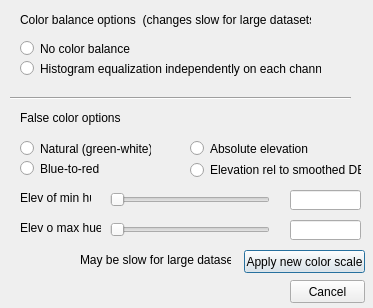
<?xml version="1.0" encoding="UTF-8"?>
<ui version="4.0">
 <class>dialogPcParms</class>
 <widget class="QDialog" name="dialogPcParms">
  <property name="geometry">
   <rect>
    <x>0</x>
    <y>0</y>
    <width>373</width>
    <height>308</height>
   </rect>
  </property>
  <property name="windowTitle">
   <string>dialogPcParms</string>
  </property>
  <widget class="QLabel" name="label">
   <property name="geometry">
    <rect>
     <x>20</x>
     <y>10</y>
     <width>291</width>
     <height>20</height>
    </rect>
   </property>
   <property name="text">
    <string>Color balance options  (changes slow for large datasets)</string>
   </property>
  </widget>
  <widget class="QRadioButton" name="balanceOffButton">
   <property name="geometry">
    <rect>
     <x>20</x>
     <y>40</y>
     <width>241</width>
     <height>17</height>
    </rect>
   </property>
   <property name="text">
    <string>No color balance</string>
   </property>
  </widget>
  <widget class="QRadioButton" name="balanceOnButton">
   <property name="geometry">
    <rect>
     <x>20</x>
     <y>60</y>
     <width>301</width>
     <height>17</height>
    </rect>
   </property>
   <property name="text">
    <string>Histogram equalization independently on each channel</string>
   </property>
  </widget>
  <widget class="Line" name="line">
   <property name="geometry">
    <rect>
     <x>10</x>
     <y>90</y>
     <width>341</width>
     <height>16</height>
    </rect>
   </property>
   <property name="orientation">
    <enum>Qt::Horizontal</enum>
   </property>
  </widget>
  <widget class="QLabel" name="label_2">
   <property name="geometry">
    <rect>
     <x>20</x>
     <y>110</y>
     <width>121</width>
     <height>16</height>
    </rect>
   </property>
   <property name="text">
    <string>False color options</string>
   </property>
  </widget>
  <widget class="QLabel" name="label_3">
   <property name="geometry">
    <rect>
     <x>80</x>
     <y>250</y>
     <width>151</width>
     <height>20</height>
    </rect>
   </property>
   <property name="text">
    <string>May be slow for large datasets</string>
   </property>
  </widget>
  <widget class="QRadioButton" name="falseNaturalButton">
   <property name="geometry">
    <rect>
     <x>20</x>
     <y>140</y>
     <width>131</width>
     <height>17</height>
    </rect>
   </property>
   <property name="text">
    <string>Natural (green-white)</string>
   </property>
  </widget>
  <widget class="QRadioButton" name="falseBlueButton">
   <property name="geometry">
    <rect>
     <x>20</x>
     <y>160</y>
     <width>131</width>
     <height>17</height>
    </rect>
   </property>
   <property name="text">
    <string>Blue-to-red</string>
   </property>
  </widget>
  <widget class="QRadioButton" name="elevAbsButton">
   <property name="geometry">
    <rect>
     <x>190</x>
     <y>140</y>
     <width>131</width>
     <height>17</height>
    </rect>
   </property>
   <property name="text">
    <string>Absolute elevation</string>
   </property>
  </widget>
  <widget class="QRadioButton" name="elevRelButton">
   <property name="geometry">
    <rect>
     <x>190</x>
     <y>160</y>
     <width>171</width>
     <height>20</height>
    </rect>
   </property>
   <property name="text">
    <string>Elevation rel to smoothed DEM</string>
   </property>
  </widget>
  <widget class="QSlider" name="minHueSlider">
   <property name="geometry">
    <rect>
     <x>110</x>
     <y>190</y>
     <width>160</width>
     <height>19</height>
    </rect>
   </property>
   <property name="orientation">
    <enum>Qt::Horizontal</enum>
   </property>
  </widget>
  <widget class="QSlider" name="maxHueSlider">
   <property name="geometry">
    <rect>
     <x>110</x>
     <y>220</y>
     <width>160</width>
     <height>19</height>
    </rect>
   </property>
   <property name="orientation">
    <enum>Qt::Horizontal</enum>
   </property>
  </widget>
  <widget class="QLineEdit" name="minHueEdit">
   <property name="geometry">
    <rect>
     <x>290</x>
     <y>190</y>
     <width>71</width>
     <height>20</height>
    </rect>
   </property>
  </widget>
  <widget class="QLineEdit" name="maxHueEdit">
   <property name="geometry">
    <rect>
     <x>290</x>
     <y>220</y>
     <width>71</width>
     <height>20</height>
    </rect>
   </property>
  </widget>
  <widget class="QLabel" name="label_4">
   <property name="geometry">
    <rect>
     <x>20</x>
     <y>190</y>
     <width>71</width>
     <height>16</height>
    </rect>
   </property>
   <property name="text">
    <string>Elev of min hue</string>
   </property>
  </widget>
  <widget class="QLabel" name="label_5">
   <property name="geometry">
    <rect>
     <x>20</x>
     <y>220</y>
     <width>81</width>
     <height>16</height>
    </rect>
   </property>
   <property name="text">
    <string>Elev o max hue</string>
   </property>
  </widget>
  <widget class="QPushButton" name="applyButton">
   <property name="geometry">
    <rect>
     <x>244</x>
     <y>250</y>
     <width>121</width>
     <height>23</height>
    </rect>
   </property>
   <property name="text">
    <string>Apply new color scale</string>
   </property>
  </widget>
  <widget class="QPushButton" name="cancelButton">
   <property name="geometry">
    <rect>
     <x>290</x>
     <y>280</y>
     <width>75</width>
     <height>23</height>
    </rect>
   </property>
   <property name="text">
    <string>Cancel</string>
   </property>
  </widget>
 </widget>
 <layoutdefault spacing="6" margin="11"/>
 <resources/>
 <connections>
  <connection>
   <sender>balanceOffButton</sender>
   <signal>clicked()</signal>
   <receiver>dialogPcParms</receiver>
   <slot>doBalanceOff()</slot>
   <hints>
    <hint type="sourcelabel">
     <x>252</x>
     <y>50</y>
    </hint>
    <hint type="destinationlabel">
     <x>362</x>
     <y>45</y>
    </hint>
   </hints>
  </connection>
  <connection>
   <sender>balanceOnButton</sender>
   <signal>clicked()</signal>
   <receiver>dialogPcParms</receiver>
   <slot>doBalanceOn()</slot>
   <hints>
    <hint type="sourcelabel">
     <x>298</x>
     <y>68</y>
    </hint>
    <hint type="destinationlabel">
     <x>351</x>
     <y>72</y>
    </hint>
   </hints>
  </connection>
  <connection>
   <sender>falseNaturalButton</sender>
   <signal>clicked()</signal>
   <receiver>dialogPcParms</receiver>
   <slot>doNatural()</slot>
   <hints>
    <hint type="sourcelabel">
     <x>135</x>
     <y>147</y>
    </hint>
    <hint type="destinationlabel">
     <x>151</x>
     <y>116</y>
    </hint>
   </hints>
  </connection>
  <connection>
   <sender>falseBlueButton</sender>
   <signal>clicked()</signal>
   <receiver>dialogPcParms</receiver>
   <slot>doBlue()</slot>
   <hints>
    <hint type="sourcelabel">
     <x>83</x>
     <y>166</y>
    </hint>
    <hint type="destinationlabel">
     <x>169</x>
     <y>170</y>
    </hint>
   </hints>
  </connection>
  <connection>
   <sender>minHueSlider</sender>
   <signal>sliderReleased()</signal>
   <receiver>dialogPcParms</receiver>
   <slot>doMinHue()</slot>
   <hints>
    <hint type="sourcelabel">
     <x>125</x>
     <y>199</y>
    </hint>
    <hint type="destinationlabel">
     <x>15</x>
     <y>237</y>
    </hint>
   </hints>
  </connection>
  <connection>
   <sender>maxHueSlider</sender>
   <signal>sliderReleased()</signal>
   <receiver>dialogPcParms</receiver>
   <slot>doMaxHue()</slot>
   <hints>
    <hint type="sourcelabel">
     <x>133</x>
     <y>226</y>
    </hint>
    <hint type="destinationlabel">
     <x>57</x>
     <y>264</y>
    </hint>
   </hints>
  </connection>
  <connection>
   <sender>elevRelButton</sender>
   <signal>clicked()</signal>
   <receiver>dialogPcParms</receiver>
   <slot>doElevRel()</slot>
   <hints>
    <hint type="sourcelabel">
     <x>339</x>
     <y>170</y>
    </hint>
    <hint type="destinationlabel">
     <x>375</x>
     <y>169</y>
    </hint>
   </hints>
  </connection>
  <connection>
   <sender>elevAbsButton</sender>
   <signal>clicked()</signal>
   <receiver>dialogPcParms</receiver>
   <slot>doElevAbs()</slot>
   <hints>
    <hint type="sourcelabel">
     <x>294</x>
     <y>147</y>
    </hint>
    <hint type="destinationlabel">
     <x>346</x>
     <y>116</y>
    </hint>
   </hints>
  </connection>
  <connection>
   <sender>applyButton</sender>
   <signal>clicked()</signal>
   <receiver>dialogPcParms</receiver>
   <slot>doNewFalse()</slot>
   <hints>
    <hint type="sourcelabel">
     <x>273</x>
     <y>263</y>
    </hint>
    <hint type="destinationlabel">
     <x>222</x>
     <y>284</y>
    </hint>
   </hints>
  </connection>
  <connection>
   <sender>cancelButton</sender>
   <signal>clicked()</signal>
   <receiver>dialogPcParms</receiver>
   <slot>reject()</slot>
   <hints>
    <hint type="sourcelabel">
     <x>334</x>
     <y>294</y>
    </hint>
    <hint type="destinationlabel">
     <x>282</x>
     <y>293</y>
    </hint>
   </hints>
  </connection>
 </connections>
 <slots>
  <slot>doBalanceOff()</slot>
  <slot>doBalanceOn()</slot>
  <slot>doNatural()</slot>
  <slot>doBlue()</slot>
  <slot>doMinHue()</slot>
  <slot>doMaxHue()</slot>
  <slot>doElevRel()</slot>
  <slot>doElevAbs()</slot>
  <slot>doNewFalse()</slot>
 </slots>
</ui>
